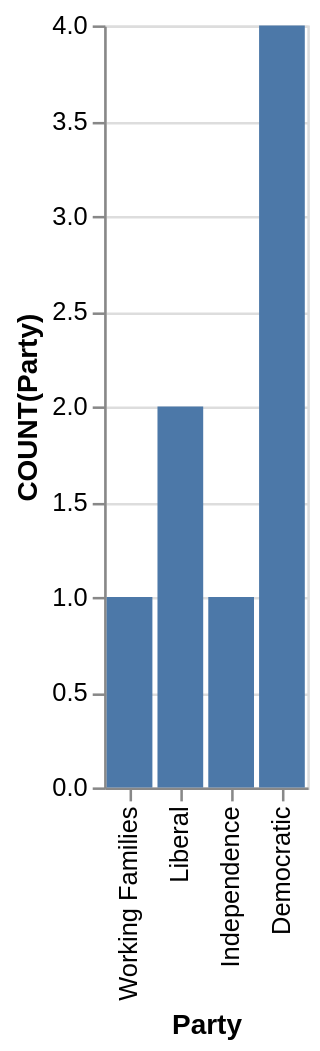

Write a Vega-Lite specification for this figure.
### Vega-Lite specification from a JSON file in a GitHub repository (floating-point values rounded to 4 significant figures)
{"data": {"values": [{"x_data": "Working Families", "y_data": 1}, {"x_data": "Liberal", "y_data": 2}, {"x_data": "Independence", "y_data": 1}, {"x_data": "Democratic", "y_data": 4}]}, "mark": "bar", "encoding": {"x": {"field": "x_data", "type": "nominal", "title": "Party", "sort": "descending"}, "y": {"field": "y_data", "type": "quantitative", "title": "COUNT(Party)"}}}
